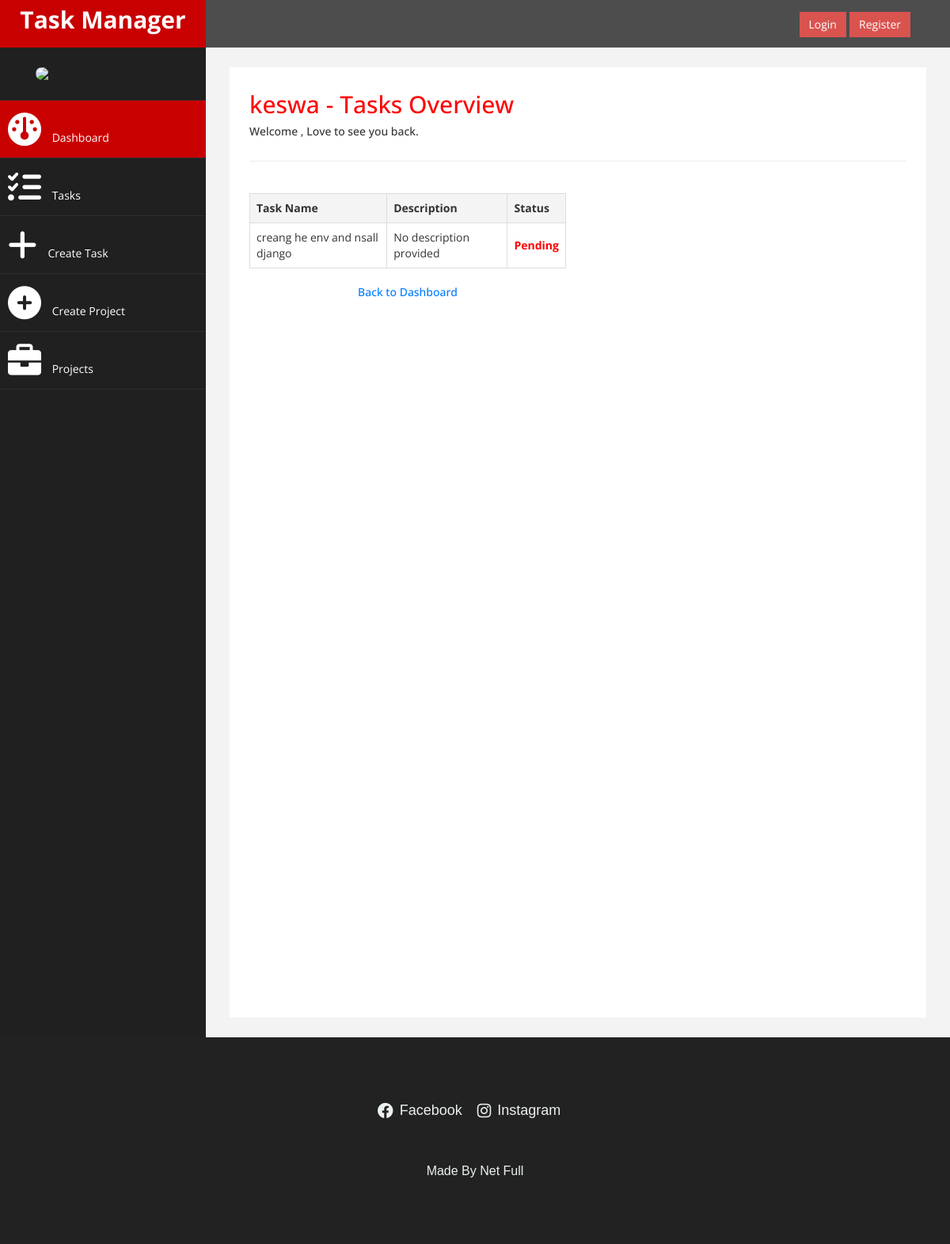
The app's page /project/2/tasks/, older data.
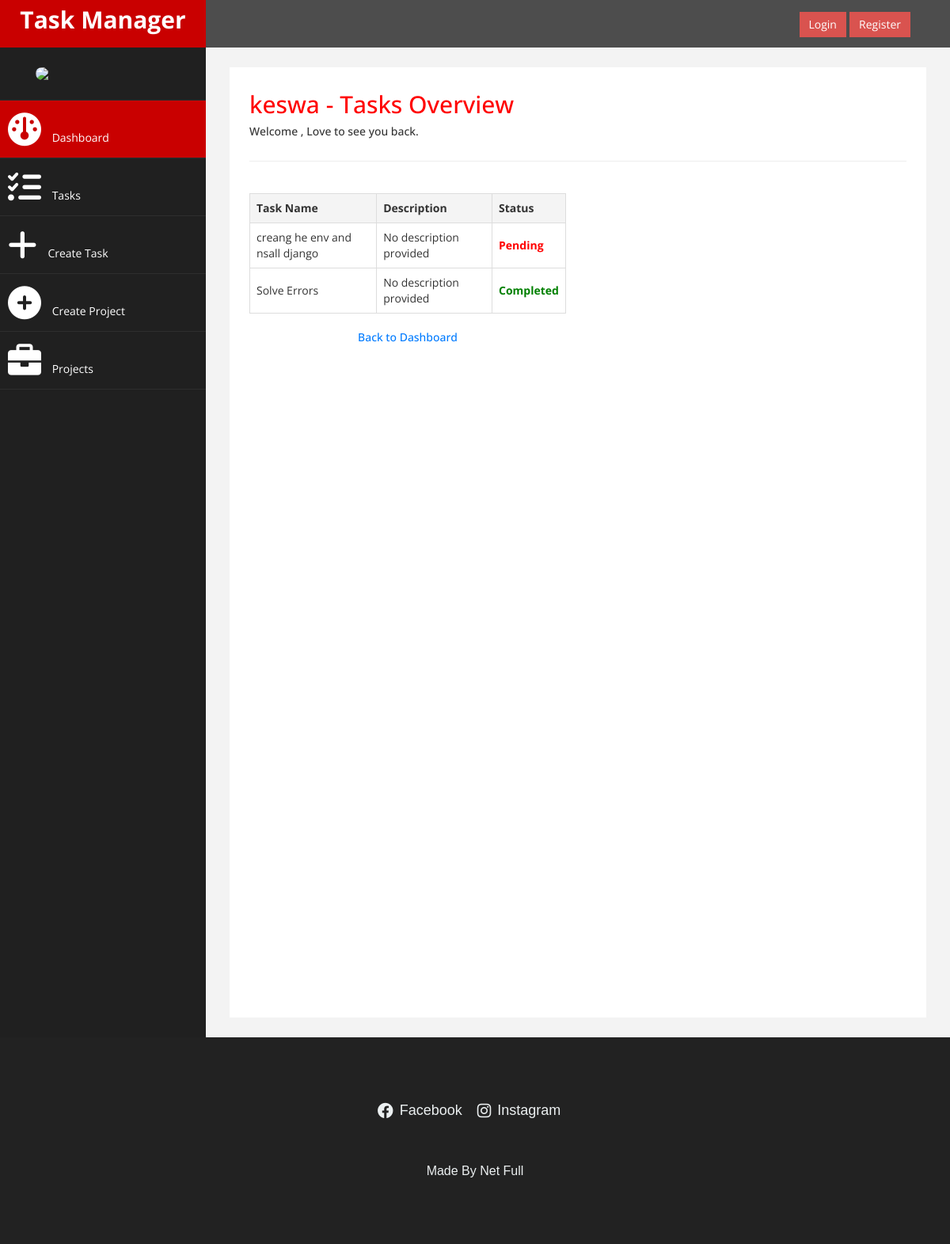
The same page, newer data.
### welcome/models.py (models this page shows, shortened)
class ProUserTask(models.Model):
    user = models.ForeignKey(CustomUser, on_delete=models.CASCADE)  # Task creator
    task_name = models.CharField(max_length=255)
    project = models.ForeignKey(
        'Project', on_delete=models.CASCADE, null=True, blank=True, related_name='tasks'
    )  # Related name for reverse querying tasks by project
    assigned_to = models.ForeignKey(
        CustomUser, on_delete=models.SET_NULL, null=True, blank=True, related_name='assigned_tasks'
    )  # User to whom the task is assigned
    uploaded_file = models.FileField(upload_to='task_files/', null=True, blank=True)
    created_at = models.DateTimeField(auto_now_add=True)
    is_done = models.BooleanField(default=False)

### welcome/views.py (the view)
# urls.py: path('project/<int:project_id>/tasks/', views.view_project_tasks, name='view_project_tasks'),
def view_project_tasks(request, project_id):
    project = get_object_or_404(Project, id=project_id)
    tasks = project.tasks.all()
    return render(request, 'project_tasks.html', {
        'project': project,
        'tasks': tasks,
    })

### welcome/templates/project_tasks.html (shortened to what the changed rows need)
{% load static %}
<!DOCTYPE html>
<html xmlns="http://www.w3.org/1999/xhtml">
<head>
    <link href="{% static 'bootstrap.css' %}" rel="stylesheet" />
    <link href="{% static 'font-awesome.css' %}" rel="stylesheet" />
    <link rel="stylesheet" href="https://cdnjs.cloudflare.com/ajax/libs/font-awesome/6.0.0-beta3/css/all.min.css" />
    <link href="{% static 'custom.css' %}" rel="stylesheet" />
</head>
<body>
    <div id="wrapper">
        <div id="page-wrapper">
            <div id="page-inner">
                <div class="container-fluid">
                    <div class="row">
                        <div class="col-md-12">
                            <h2 class="page-title">{{ project.name }} - Tasks Overview</h2>
                        </div>
                    </div>
                    <div class="task-manager row">
                        <div class="col-md-6">
                            <div class="task-left">
                                {% if tasks %}
                                <table>
                                    <thead>
                                        <tr>
                                            <th>Task Name</th>
                                            <th>Description</th>
                                            <th>Status</th>
                                        </tr>
                                    </thead>
                                    <tbody>
                                        {% for task in tasks %}
                                            <tr>
                                                <td>{{ task.task_name }}</td>
                                                <td>{{ task.description|default:"No description provided" }}</td>
                                                <td>
                                                    {% if task.is_done %}
                                                        <span class="completed">Completed</span>
                                                    {% else %}
                                                        <span class="pending">Pending</span>
                                                    {% endif %}
                                                </td>
                                            </tr>
                                        {% endfor %}
                                    </tbody>
                                </table>
                            {% else %}
                                <p>No tasks have been added to this project yet.</p>
                            {% endif %}
                        </div>
                    </div>
                </div>
            </div>
        </div>
    </div>
</body>
</html>

Row changes from the older to the newer data that the page shows:
added ProUserTask: task_name "Solve Errors", description "No description provided", is_done "Completed"
